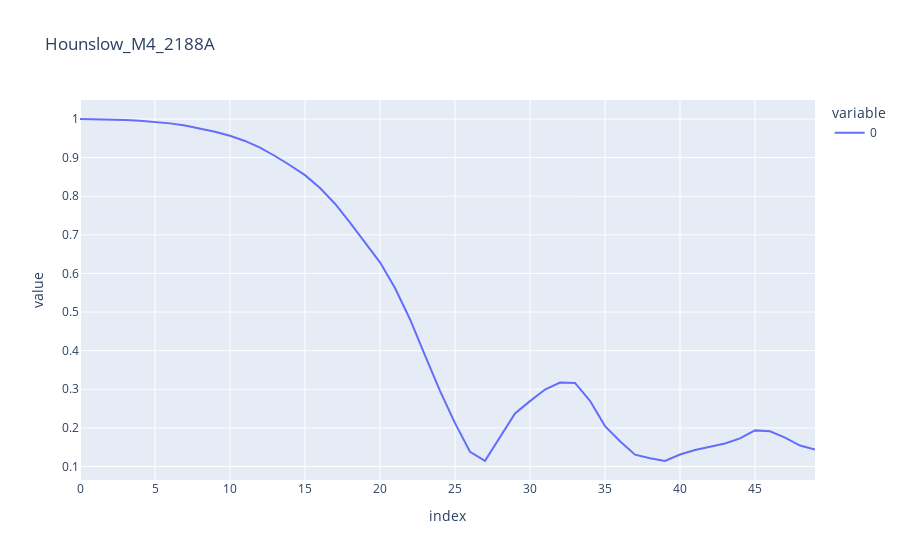
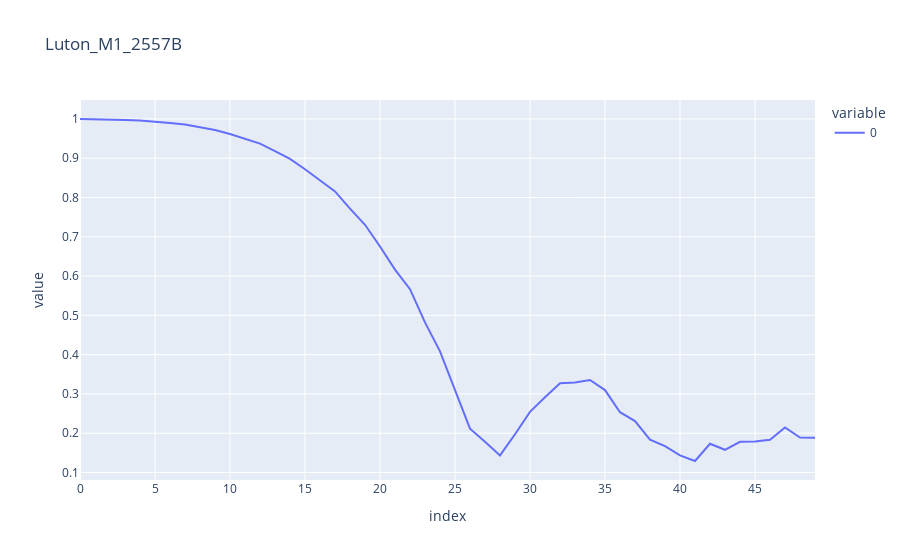
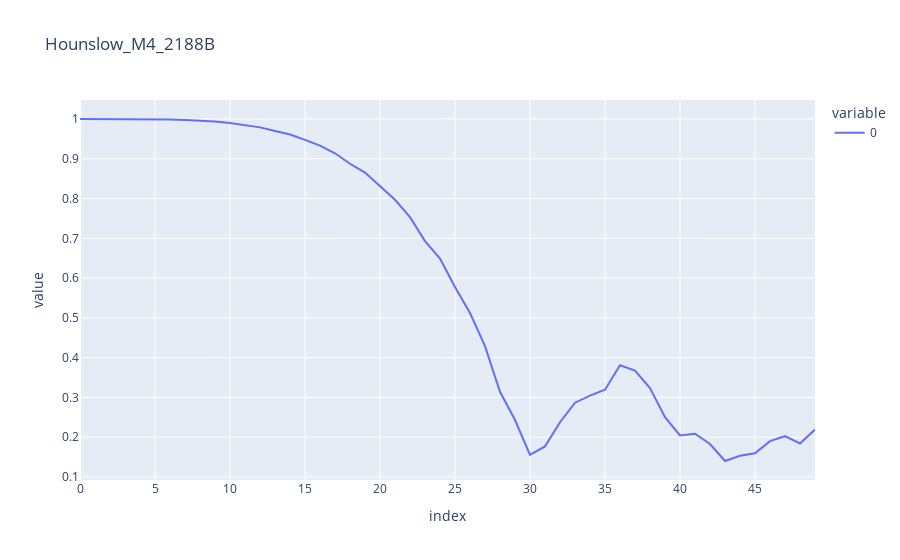
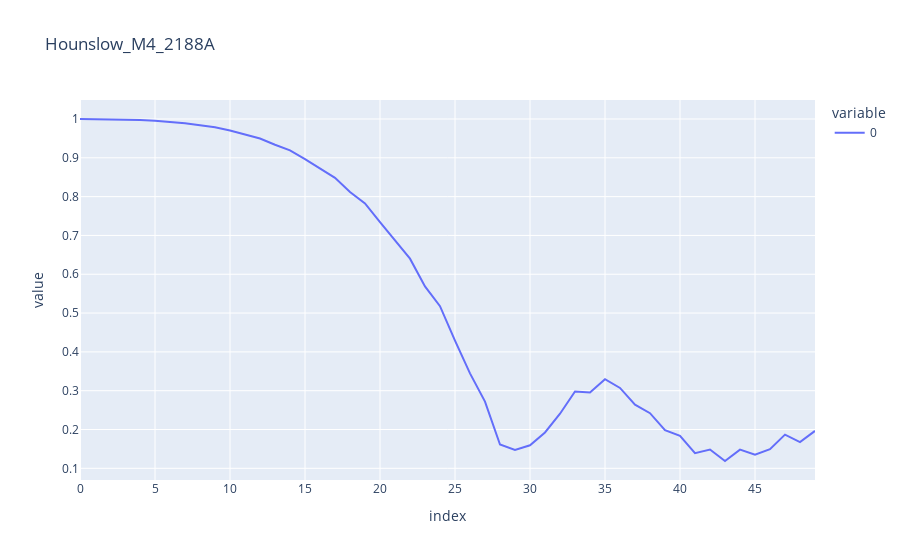

Write notebook code for charts like these, in order.
### Markdown cell above
### Loss Curves Plot

### Code cell
for model_train_losses in all_train_losses:
    (name, train_losses) = model_train_losses
    
    fig = px.line(train_losses, title=name)
    fig.show()

### Figure 1 — Plotly figure (JSON) as saved in the notebook; plotly's stock layout.template omitted (floating-point values rounded to 4 significant figures)
{"data": [{"hovertemplate": "variable=0<br>index=%{x}<br>value=%{y}<extra></extra>", "legendgroup": "0", "line": {"color": "#636efa", "dash": "solid"}, "marker": {"symbol": "circle"}, "mode": "lines", "name": "0", "orientation": "v", "showlegend": true, "type": "scatter", "x": [0, 1, 2, 3, 4, 5, 6, 7, 8, 9, 10, 11, 12, 13, 14, 15, 16, 17, 18, 19, 20, 21, 22, 23, 24, 25, 26, 27, 28, 29, 30, 31, 32, 33, 34, 35, 36, 37, 38, 39, 40, 41, 42, 43, 44, 45, 46, 47, 48, 49], "xaxis": "x", "y": [1.0, 0.9994, 0.9987, 0.9974, 0.9954, 0.9926, 0.9887, 0.9832, 0.9759, 0.9671, 0.9567, 0.9431, 0.9258, 0.9042, 0.8803, 0.8546, 0.8214, 0.7805, 0.7315, 0.6804, 0.6288, 0.5621, 0.4814, 0.3876, 0.296, 0.2123, 0.138, 0.1145, 0.1773, 0.2375, 0.2693, 0.2994, 0.3174, 0.3164, 0.2703, 0.2046, 0.1652, 0.1306, 0.1213, 0.1142, 0.1311, 0.1429, 0.151, 0.1598, 0.1729, 0.1936, 0.1913, 0.175, 0.1542, 0.1437], "yaxis": "y"}], "layout": {"legend": {"title": {"text": "variable"}, "tracegroupgap": 0}, "title": {"text": "Hounslow_M4_2188A"}, "xaxis": {"anchor": "y", "domain": [0, 1], "title": {"text": "index"}}, "yaxis": {"anchor": "x", "domain": [0, 1], "title": {"text": "value"}}}}

### Figure 2 — Plotly figure (JSON) as saved in the notebook; plotly's stock layout.template omitted (floating-point values rounded to 4 significant figures)
{"data": [{"hovertemplate": "variable=0<br>index=%{x}<br>value=%{y}<extra></extra>", "legendgroup": "0", "line": {"color": "#636efa", "dash": "solid"}, "marker": {"symbol": "circle"}, "mode": "lines", "name": "0", "orientation": "v", "showlegend": true, "type": "scatter", "x": [0, 1, 2, 3, 4, 5, 6, 7, 8, 9, 10, 11, 12, 13, 14, 15, 16, 17, 18, 19, 20, 21, 22, 23, 24, 25, 26, 27, 28, 29, 30, 31, 32, 33, 34, 35, 36, 37, 38, 39, 40, 41, 42, 43, 44, 45, 46, 47, 48, 49], "xaxis": "x", "y": [0.9999, 0.9994, 0.9987, 0.9976, 0.9959, 0.9934, 0.9899, 0.9857, 0.9793, 0.9719, 0.9617, 0.9495, 0.9371, 0.9179, 0.8984, 0.872, 0.8426, 0.8155, 0.7718, 0.7306, 0.6753, 0.6164, 0.5666, 0.482, 0.4084, 0.3095, 0.2116, 0.1784, 0.1435, 0.1972, 0.2543, 0.2916, 0.3271, 0.3292, 0.3356, 0.3097, 0.2534, 0.2307, 0.1835, 0.1669, 0.1433, 0.1292, 0.1731, 0.1578, 0.1781, 0.179, 0.1833, 0.2144, 0.1889, 0.1886], "yaxis": "y"}], "layout": {"legend": {"title": {"text": "variable"}, "tracegroupgap": 0}, "title": {"text": "Luton_M1_2557B"}, "xaxis": {"anchor": "y", "domain": [0, 1], "title": {"text": "index"}}, "yaxis": {"anchor": "x", "domain": [0, 1], "title": {"text": "value"}}}}

### Figure 3 — Plotly figure (JSON) as saved in the notebook; plotly's stock layout.template omitted (floating-point values rounded to 4 significant figures)
{"data": [{"hovertemplate": "variable=0<br>index=%{x}<br>value=%{y}<extra></extra>", "legendgroup": "0", "line": {"color": "#636efa", "dash": "solid"}, "marker": {"symbol": "circle"}, "mode": "lines", "name": "0", "orientation": "v", "showlegend": true, "type": "scatter", "x": [0, 1, 2, 3, 4, 5, 6, 7, 8, 9, 10, 11, 12, 13, 14, 15, 16, 17, 18, 19, 20, 21, 22, 23, 24, 25, 26, 27, 28, 29, 30, 31, 32, 33, 34, 35, 36, 37, 38, 39, 40, 41, 42, 43, 44, 45, 46, 47, 48, 49], "xaxis": "x", "y": [1, 1.0, 1.0, 1.0, 0.9999, 0.9994, 0.9986, 0.9974, 0.9956, 0.9934, 0.9898, 0.9853, 0.9789, 0.9699, 0.9611, 0.9476, 0.933, 0.9138, 0.8875, 0.8654, 0.831, 0.7969, 0.7533, 0.6931, 0.649, 0.5777, 0.5121, 0.4287, 0.3141, 0.2431, 0.1557, 0.1768, 0.2375, 0.2866, 0.3043, 0.3191, 0.3806, 0.3675, 0.3232, 0.2501, 0.2044, 0.2085, 0.1828, 0.14, 0.1531, 0.1595, 0.1901, 0.2024, 0.1841, 0.2191], "yaxis": "y"}], "layout": {"legend": {"title": {"text": "variable"}, "tracegroupgap": 0}, "title": {"text": "Hounslow_M4_2188B"}, "xaxis": {"anchor": "y", "domain": [0, 1], "title": {"text": "index"}}, "yaxis": {"anchor": "x", "domain": [0, 1], "title": {"text": "value"}}}}

### Figure 4 — Plotly figure (JSON) as saved in the notebook; plotly's stock layout.template omitted (floating-point values rounded to 4 significant figures)
{"data": [{"hovertemplate": "variable=0<br>index=%{x}<br>value=%{y}<extra></extra>", "legendgroup": "0", "line": {"color": "#636efa", "dash": "solid"}, "marker": {"symbol": "circle"}, "mode": "lines", "name": "0", "orientation": "v", "showlegend": true, "type": "scatter", "x": [0, 1, 2, 3, 4, 5, 6, 7, 8, 9, 10, 11, 12, 13, 14, 15, 16, 17, 18, 19, 20, 21, 22, 23, 24, 25, 26, 27, 28, 29, 30, 31, 32, 33, 34, 35, 36, 37, 38, 39, 40, 41, 42, 43, 44, 45, 46, 47, 48, 49], "xaxis": "x", "y": [1.0, 0.9998, 0.9993, 0.9985, 0.9973, 0.9954, 0.9927, 0.9893, 0.9841, 0.9786, 0.9702, 0.9603, 0.9496, 0.9336, 0.9194, 0.8968, 0.8727, 0.8485, 0.8119, 0.7827, 0.7345, 0.6858, 0.6402, 0.5686, 0.5178, 0.4289, 0.3447, 0.2718, 0.1614, 0.1476, 0.1594, 0.1925, 0.2406, 0.2981, 0.2951, 0.3295, 0.3072, 0.2639, 0.2421, 0.1984, 0.1839, 0.139, 0.1484, 0.1189, 0.1482, 0.1352, 0.1494, 0.1868, 0.1676, 0.1965], "yaxis": "y"}], "layout": {"legend": {"title": {"text": "variable"}, "tracegroupgap": 0}, "title": {"text": "Hounslow_M4_2188A"}, "xaxis": {"anchor": "y", "domain": [0, 1], "title": {"text": "index"}}, "yaxis": {"anchor": "x", "domain": [0, 1], "title": {"text": "value"}}}}
